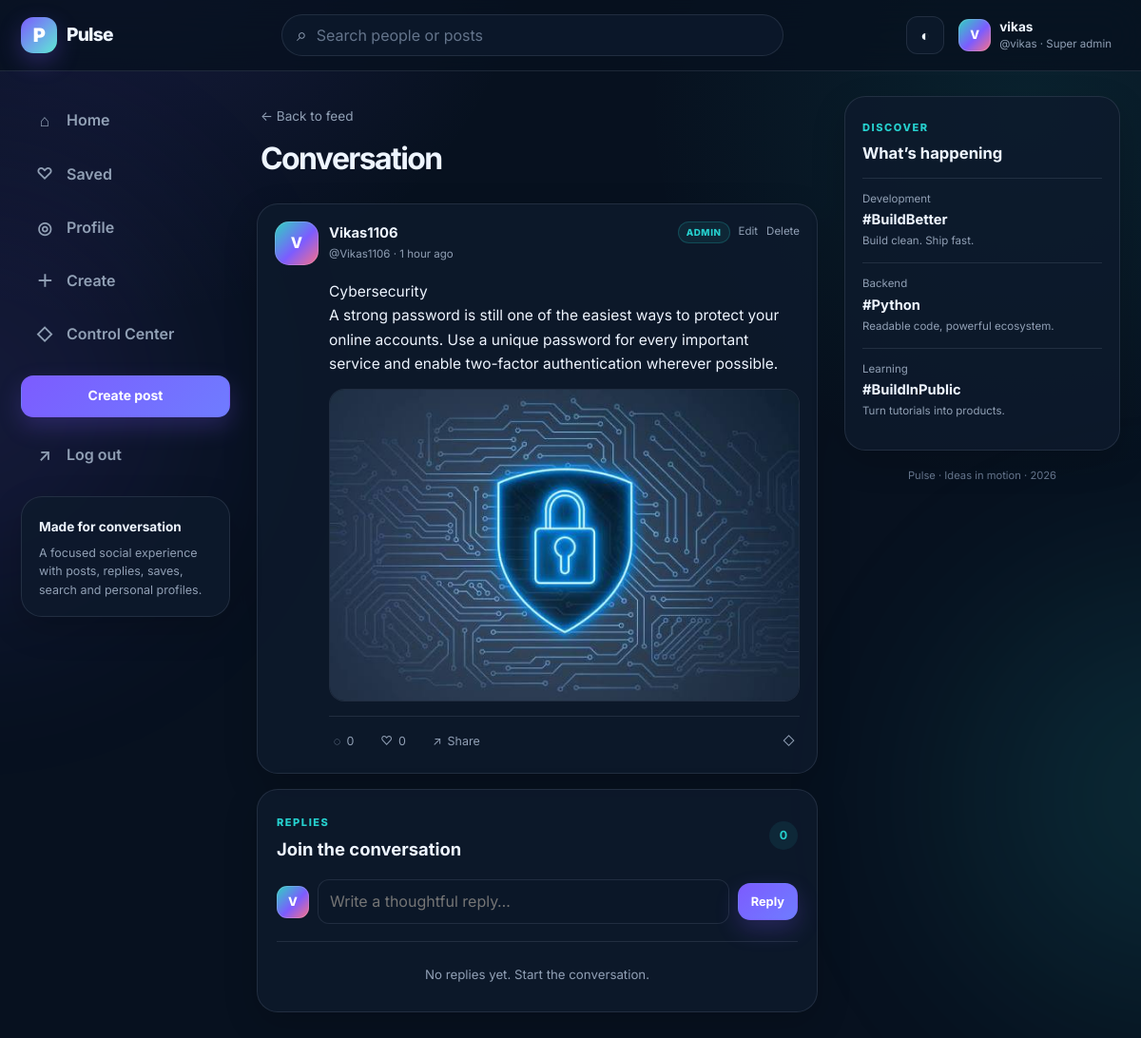
Screenshot of /7/ (signed in) with the database file from the repository.
### tweet/models.py (models this page shows, shortened)
class Tweet(models.Model):
    user = models.ForeignKey(User, on_delete=models.CASCADE, related_name="tweets")
    text_field = models.TextField(max_length=240)
    photo = models.ImageField(upload_to="photos/", blank=True, null=True)
    likes = models.ManyToManyField(User, related_name="liked_tweets", blank=True)
    bookmarks = models.ManyToManyField(User, related_name="bookmarked_tweets", blank=True)
    created_at = models.DateTimeField(auto_now_add=True)
    updated_at = models.DateTimeField(auto_now=True)
    class Meta:
        ordering = ["-created_at"]

### tweet/views.py (the view)
# urls.py: path("<int:tweet_id>/", views.tweet_detail, name="tweet_detail"),
def tweet_detail(request, tweet_id):
    tweet = get_object_or_404(_tweet_queryset(), pk=tweet_id)
    if request.method == "POST":
        if not request.user.is_authenticated:
            messages.info(request, "Please sign in to join the conversation.")
            return redirect(f"{reverse('login')}?next={request.path}")
        comment_form = CommentForm(request.POST)
        if comment_form.is_valid():
            comment = comment_form.save(commit=False)
            comment.tweet = tweet
            comment.user = request.user
            comment.save()
            messages.success(request, "Your reply was posted.")
            return redirect("tweet_detail", tweet_id=tweet.id)
    else:
        comment_form = CommentForm()
    comments = tweet.comments.select_related("user").all()
    return render(
        request,
        "tweet/tweet_detail.html",
        {"tweet": tweet, "comments": comments, "comment_form": comment_form},
    )

### tweet/forms.py
class CommentForm(forms.ModelForm):
    class Meta:
        model = Comment
        fields = ["body"]
        labels = {"body": ""}
        widgets = {
            "body": forms.TextInput(
                attrs={
                    "class": "comment-input",
                    "placeholder": "Write a thoughtful reply…",
                    "maxlength": 280,
                    "autocomplete": "off",
                }
            )
        }

### tweet/views.py (called while the page is built)
def _tweet_queryset():
    return (
        Tweet.objects.select_related("user")
        .prefetch_related("likes", "bookmarks")
        .annotate(like_count=Count("likes", distinct=True), comment_count=Count("comments", distinct=True))
    )

### tweet/templates/tweet/tweet_detail.html (shortened to what this page needs)
{% extends "layout.html" %}
{% block content %}
<div class="page-header compact">
    <a class="back-link" href="{% url 'tweet_list' %}">← Back to feed</a>
    <h1>Conversation</h1>
</div>
{% include "tweet/_tweet_card.html" with tweet=tweet %}
<section class="comments-panel">
    <div class="comments-heading">
        <div><span class="eyebrow">Replies</span><h2>Join the conversation</h2></div>
        <span class="count-badge">{{ comments|length }}</span>
    </div>
    {% if user.is_authenticated %}
        <form method="post" class="comment-form">
            <span class="avatar avatar-sm">{% if user.profile.avatar %}<img src="{{ user.profile.avatar.url }}" alt="{{ user.username }}">{% else %}{{ user.username|first|upper }}{% endif %}</span>
            {{ comment_form.body }}
            <button class="btn btn-primary btn-small" type="submit">Reply</button>
        </form>
    {% else %}
        <div class="signin-prompt">Want to reply? <a href="{% url 'login' %}?next={{ request.path }}">Sign in</a> to join the conversation.</div>
    {% endif %}
    <div class="comments-list">
        {% for comment in comments %}
            <article class="comment-item">
                <a class="avatar avatar-sm" href="{% url 'profile' comment.user.username %}">
                    {% if comment.user.profile.avatar %}<img src="{{ comment.user.profile.avatar.url }}" alt="{{ comment.user.username }}">{% else %}{{ comment.user.username|first|upper }}{% endif %}
                </a>
                <div class="comment-main">
                    <div class="comment-meta">
                        <a href="{% url 'profile' comment.user.username %}"><strong>{{ comment.user.get_full_name|default:comment.user.username }}</strong> <span>@{{ comment.user.username }}</span></a>
                        <small>{{ comment.created_at|timesince }} ago</small>
                    </div>
                    <p>{{ comment.body }}</p>
                </div>
                {% if user.is_staff or comment.user == user or tweet.user == user %}
                    <form method="post" action="{% url 'comment_delete' comment.id %}">
                        {% csrf_token %}<button class="quiet-danger" type="submit" title="Delete reply">×</button>
                    </form>
                {% endif %}
            </article>
        {% empty %}
            <div class="empty-comments">No replies yet. Start the conversation.</div>
        {% endfor %}
    </div>
</section>
{% endblock %}

### templates/layout.html (shortened to what this page needs)
{% load static %}
<!DOCTYPE html>
<html lang="en" data-theme="dark">
<head>
    <link rel="stylesheet" href="{% static 'styles.css' %}">
</head>
<body class="{% block body_class %}{% endblock %}">
    <div class="ambient ambient-one"></div>
    <div class="ambient ambient-two"></div>
    <header class="topbar">
        <div class="topbar-inner">
            <a class="brand" href="{% url 'tweet_list' %}" aria-label="Pulse home">
                <span class="brand-mark">P</span>
                <span class="brand-text">Pulse</span>
            </a>
            <form class="global-search" method="get" action="{% url 'tweet_list' %}">
                <span class="search-icon">⌕</span>
                <input type="search" name="q" value="{{ request.GET.q }}" placeholder="Search people or posts" aria-label="Search">
            </form>
            <div class="topbar-actions">
                <button class="icon-button" type="button" data-theme-toggle aria-label="Toggle theme">◐</button>
                {% if user.is_authenticated %}
                    <a class="mini-profile" href="{% url 'profile' user.username %}">
                        <span class="avatar avatar-sm">
                            {% if user.profile.avatar %}<img src="{{ user.profile.avatar.url }}" alt="{{ user.username }}">{% else %}{{ user.username|first|upper }}{% endif %}
                        </span>
                        <span class="mini-profile-copy">
                            <strong>{{ user.first_name|default:user.username }}</strong>
                            <small>@{{ user.username }}{% if user.is_superuser %} · Super admin{% elif user.is_staff %} · Admin{% endif %}</small>
                        </span>
                    </a>
                {% else %}
                    <a class="btn btn-ghost" href="{% url 'login' %}">Log in</a>
                    <a class="btn btn-primary" href="{% url 'register' %}">Join Pulse</a>
                {% endif %}
            </div>
        </div>
    </header>
    <div class="app-shell">
        <aside class="sidebar left-sidebar">
            <nav class="side-nav">
                <a class="nav-pill {% if request.resolver_match.url_name == 'tweet_list' %}active{% endif %}" href="{% url 'tweet_list' %}"><span>⌂</span> Home</a>
                {% if user.is_authenticated %}
                    <a class="nav-pill {% if request.resolver_match.url_name == 'bookmarks' %}active{% endif %}" href="{% url 'bookmarks' %}"><span>♡</span> Saved</a>
                    <a class="nav-pill {% if request.resolver_match.url_name == 'profile' %}active{% endif %}" href="{% url 'profile' user.username %}"><span>◎</span> Profile</a>
                    <a class="nav-pill" href="{% url 'tweet_create' %}"><span>＋</span> Create</a>
                    {% if user.is_staff %}<a class="nav-pill {% if request.resolver_match.url_name == 'admin_dashboard' %}active{% endif %}" href="{% url 'admin_dashboard' %}"><span>◇</span> Control Center</a>{% endif %}
                {% endif %}
            </nav>
            {% if user.is_authenticated %}
                <a class="btn btn-primary btn-block compose-side" href="{% url 'tweet_create' %}">Create post</a>
                <form method="post" action="{% url 'logout' %}" class="logout-form">
                    <button class="nav-pill danger" type="submit"><span>↗</span> Log out</button>
                </form>
            {% endif %}
            <div class="sidebar-note">
                <strong>Made for conversation</strong>
                <p>A focused social experience with posts, replies, saves, search and personal profiles.</p>
            </div>
        </aside>
        <main class="main-content">
            {% block content %}{% endblock %}
        </main>
        <aside class="sidebar right-sidebar">
            <div class="panel trend-panel">
                <div class="panel-heading">
                    <span class="eyebrow">Discover</span>
                    <h3>What’s happening</h3>
                </div>
                <div class="trend-item"><small>Development</small><strong>#BuildBetter</strong><span>Build clean. Ship fast.</span></div>
                <div class="trend-item"><small>Backend</small><strong>#Python</strong><span>Readable code, powerful ecosystem.</span></div>
                <div class="trend-item"><small>Learning</small><strong>#BuildInPublic</strong><span>Turn tutorials into products.</span></div>
            </div>
            <footer class="mini-footer">Pulse · Ideas in motion · {% now "Y" %}</footer>
        </aside>
    </div>
</body>
</html>

### tweet/templates/tweet/_tweet_card.html (shortened to what this page needs)
<article class="post-card">
    <div class="post-head">
        <a class="user-cluster" href="{% url 'profile' tweet.user.username %}">
            <span class="avatar">
                {% if tweet.user.profile.avatar %}<img src="{{ tweet.user.profile.avatar.url }}" alt="{{ tweet.user.username }}">{% else %}{{ tweet.user.username|first|upper }}{% endif %}
            </span>
            <span>
                <strong>{{ tweet.user.get_full_name|default:tweet.user.username }}</strong>
                <small>@{{ tweet.user.username }} · {{ tweet.created_at|timesince }} ago</small>
            </span>
        </a>
        {% if user.is_staff %}
            <div class="owner-actions admin-owner-actions">
                <span class="moderation-label">Admin</span>
                <a href="{% url 'admin_tweet_edit' tweet.id %}" title="Edit as admin">Edit</a>
                <a class="danger-link" href="{% url 'admin_tweet_delete' tweet.id %}" title="Delete as admin">Delete</a>
            </div>
        {% elif tweet.user == user %}
            <div class="owner-actions">
                <a href="{% url 'tweet_edit' tweet.id %}" title="Edit">Edit</a>
                <a class="danger-link" href="{% url 'tweet_delete' tweet.id %}" title="Delete">Delete</a>
            </div>
        {% endif %}
    </div>
    <a class="post-copy" href="{% url 'tweet_detail' tweet.id %}">{{ tweet.text_field|linebreaksbr }}</a>
    {% if tweet.photo %}
        <a class="post-image-wrap" href="{% url 'tweet_detail' tweet.id %}">
            <img class="post-image" src="{{ tweet.photo.url }}" alt="Image shared by {{ tweet.user.username }}" loading="lazy">
        </a>
    {% endif %}
    <div class="post-actions">
        <a class="action-link" href="{% url 'tweet_detail' tweet.id %}"><span>◌</span><span>{{ tweet.comment_count|default:tweet.comments.count }}</span></a>
        <form method="post" action="{% url 'toggle_like' tweet.id %}">
            <button class="action-button {% if user.is_authenticated and user in tweet.likes.all %}liked{% endif %}" type="submit" title="Like">
                <span>{% if user.is_authenticated and user in tweet.likes.all %}♥{% else %}♡{% endif %}</span>
                <span>{{ tweet.like_count|default:tweet.likes.count }}</span>
            </button>
        </form>
        <button class="action-button copy-link" type="button" data-copy-url="{{ request.scheme }}://{{ request.get_host }}{% url 'tweet_detail' tweet.id %}" title="Copy link"><span>↗</span><span>Share</span></button>
        <form method="post" action="{% url 'toggle_bookmark' tweet.id %}" class="push-right">
            <button class="action-button {% if user.is_authenticated and user in tweet.bookmarks.all %}saved{% endif %}" type="submit" title="Save">
                <span>{% if user.is_authenticated and user in tweet.bookmarks.all %}◆{% else %}◇{% endif %}</span>
            </button>
        </form>
    </div>
</article>

### rows the page displays
Tweet: user.username|first "V", user.get_full_name "Vikas1106", user.username "Vikas1106", created_at "1 hour", text_field "Cybersecurity A strong password is still one of the easiest ways to protect your online accounts. Use a unique password for every important service and enable two-factor authentication wherever possible.", photo (picture), comment_count "0", like_count "0"

### other values shown
{{ user.username|first|upper }} "V"
{{ user.first_name|default:user.username }} "vikas"
{{ user.username }} "vikas"
{{ comments|length }} "0"
